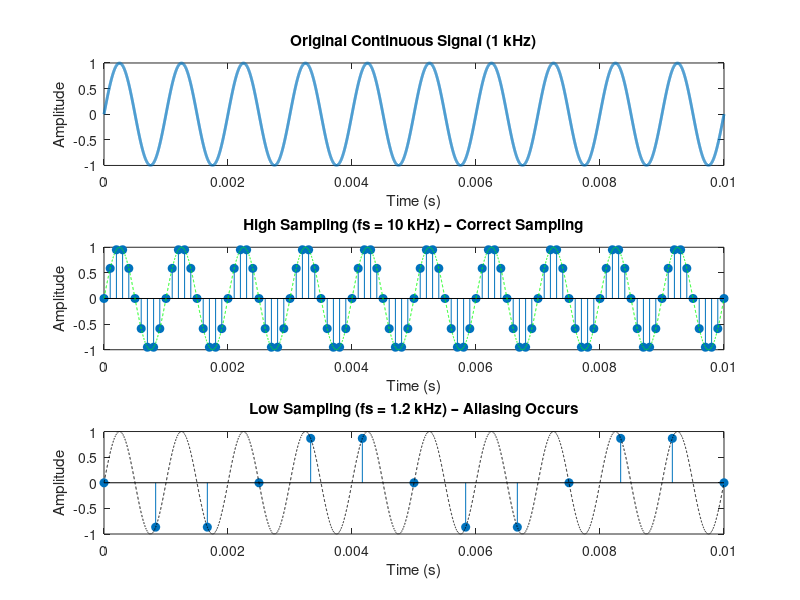

This figure's MATLAB source:
clc;
clear all; 
close all;
% Original signal parameters
f = 1000;            % Analog signal frequency (1 kHz)
t = 0:1e-6:1e-2;     % Very high resolution time for original signal
x = sin(2*pi*f*t);   % Original analog-like signal
% High sampling frequency (fs >= 2*f)
fs1 = 10000;         % 10 kHz sampling frequency
ts1 = 0:1/fs1:1e-2;
x1 = sin(2*pi*f*ts1);
% Low sampling frequency (fs < 2*f)
fs2 = 1200;           % Only 1.2 kHz (Aliasing)
ts2 = 0:1/fs2:1e-2;
x2 = sin(2*pi*f*ts2);
% Plotting the signal graph
figure;
subplot(3,1,1);
plot(t, x, 'LineWidth',2);
title('Original Continuous Signal (1 kHz)');
xlabel('Time (s)');
ylabel('Amplitude');
subplot(3,1,2);
stem(ts1, x1, 'filled'); 
hold on;
plot(t, x, 'g--'); 
title('High Sampling (fs = 10 kHz) – Correct Sampling');
xlabel('Time (s)');
ylabel('Amplitude');
subplot(3,1,3);
stem(ts2, x2, 'filled'); 
hold on;
plot(t, x, 'k--');
title('Low Sampling (fs = 1.2 kHz) – Aliasing Occurs');
xlabel('Time (s)');
ylabel('Amplitude');

